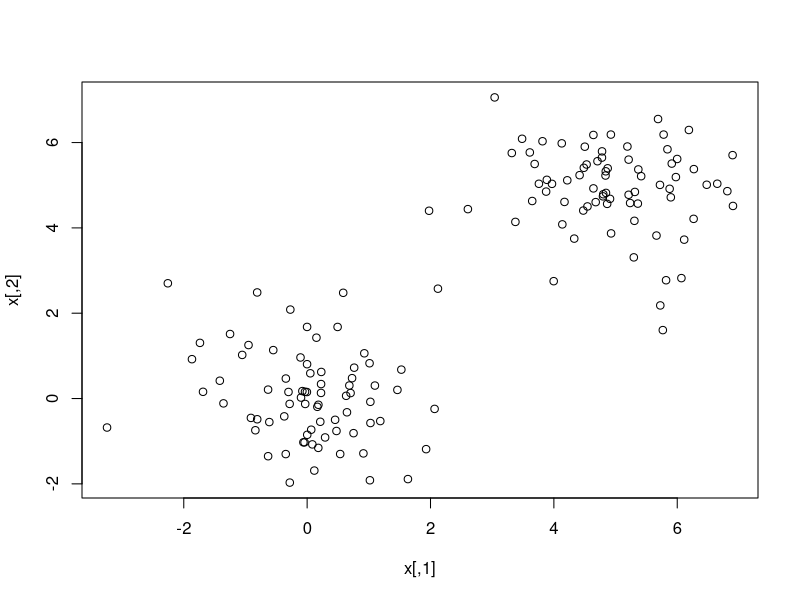
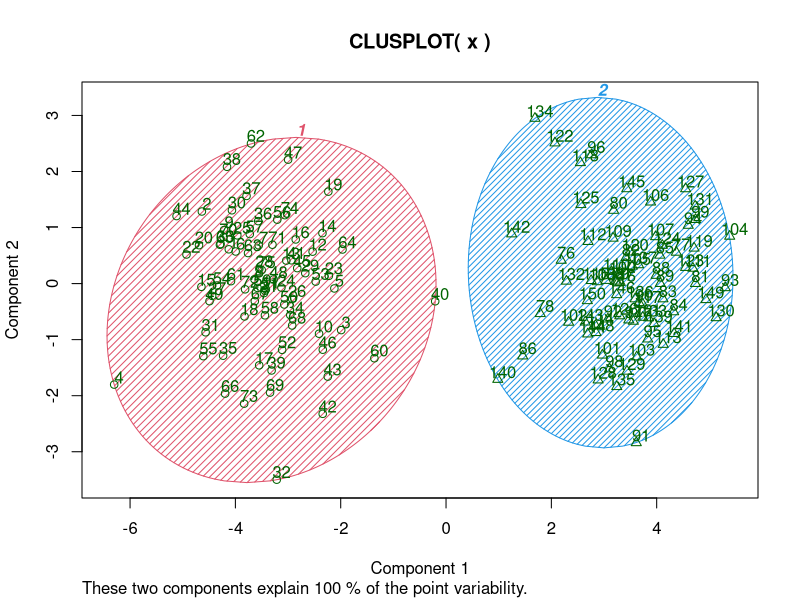
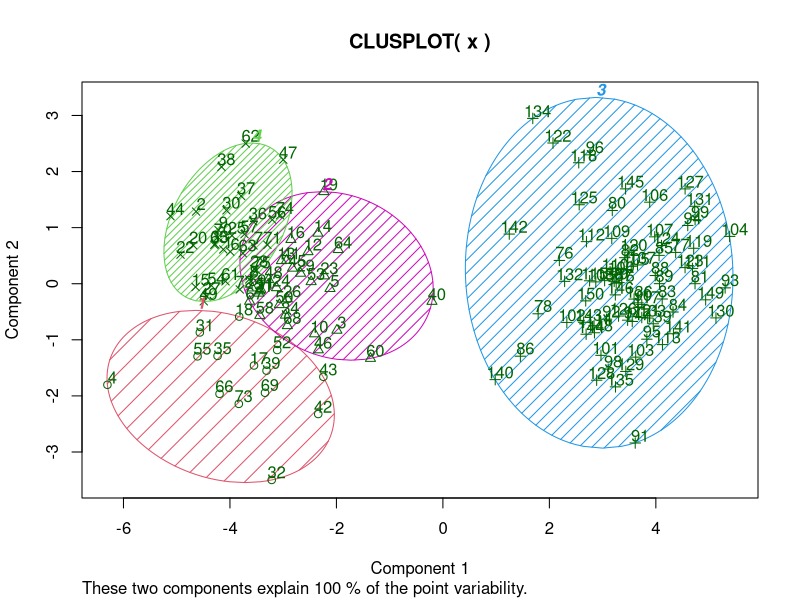
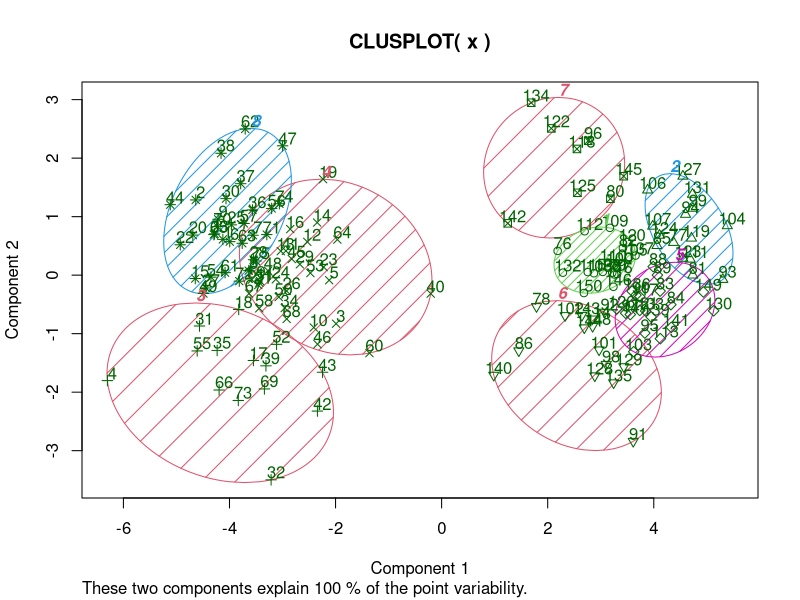
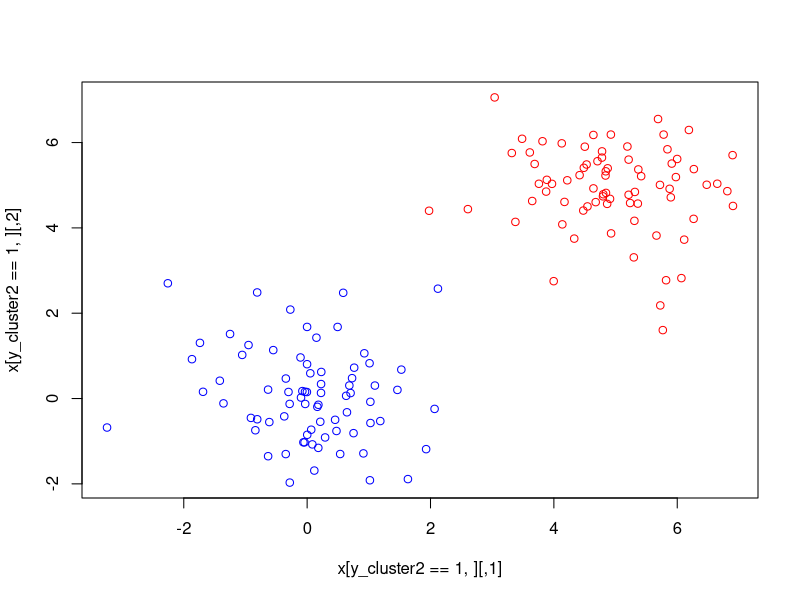
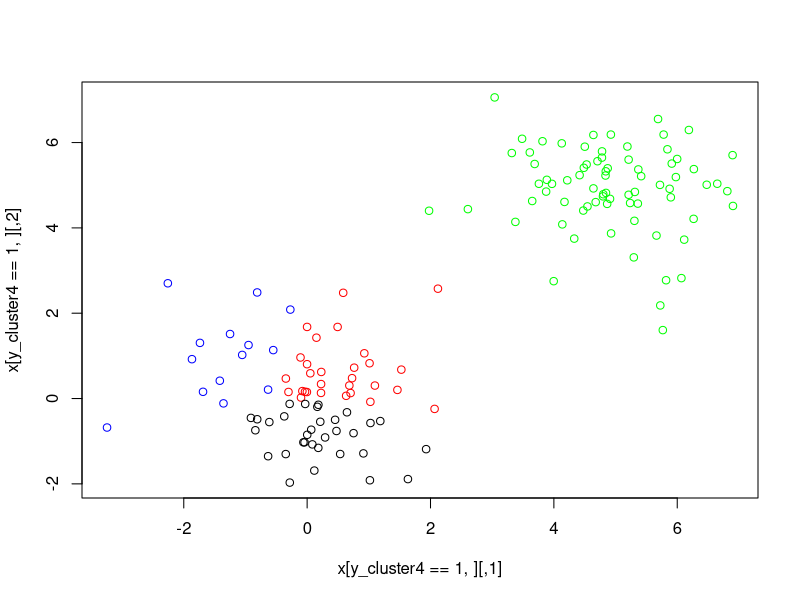
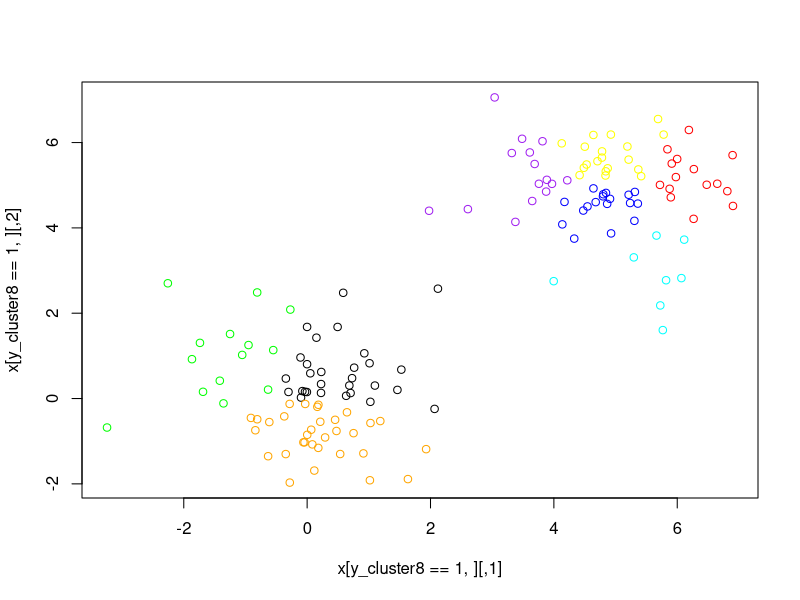

Generate these figures, in order, with R:
## ---- chunk 1
library(cluster)
## ---- chunk 2
n <- 150 # número de muestras
p <-  2 # dimensión

sigma <- 1 # varianza de la distribución
mean1 <- 0 # centro del primer grupo
mean2 <- 5 # centro del segundo grupo
n1 <- round(n/2) # número de muestras del primer grupo
n2 <- round(n/2) # número de muestras del segundo grupo

# Creamos nuestras matrices de dos dimensiones con los valores normalizados
x1 <- matrix(rnorm(n1*p, mean=mean1, sd=sigma), n1, p)
x2 <- matrix(rnorm(n2*p, mean=mean2, sd=sigma), n2, p)
## ---- chunk 3
x <- rbind(x1,x2)
plot(x)
## ---- chunk 4
# ajustamos k=2
fit2 <- kmeans(x, 2)
y_cluster2 <- fit2$cluster

# ajustamos k=4
fit4 <- kmeans(x, 4)
y_cluster4 <- fit4$cluster

# ajustamos k=8
fit8 <- kmeans(x, 8)
y_cluster8 <- fit8$cluster

## ---- chunk 5
y_cluster2
## ---- chunk 6
y_cluster8
## ---- chunk 7
y_cluster4
## ---- chunk 8
# Visualizamos para el cluster 2
clusplot(x, fit2$cluster, color = TRUE, shade = TRUE, labels = 2, lines = 0)
## ---- chunk 9
# Visualizamos para el cluster 4
clusplot(x, fit4$cluster, color = TRUE, shade = TRUE, labels = 2, lines = 0)
## ---- chunk 10
# Visualizamos para el cluster 8
clusplot(x, fit8$cluster, color = TRUE, shade = TRUE, labels = 2, lines = 0)
## ---- chunk 11
# Representación para cluster_2
plot(x[y_cluster2==1,], col='blue', 
        xlim=c(min(x[,1]), max(x[,1])), 
        ylim=c(min(x[,2]), max(x[,2])))
points(x[y_cluster2==2,], col='red')
## ---- chunk 12
# representación para cluster_4

plot(x[y_cluster4==1,],col='blue', xlim=c(min(x[,1]), max(x[,1])), ylim=c(min(x[,2]), max(x[,2])))
points(x[y_cluster4==2,],col='red')
points(x[y_cluster4==3,],col='green')
points(x[y_cluster4==4,],col='black')
## ---- chunk 13
# representación para cluster_8
plot(x[y_cluster8==1,],col='blue', xlim=c(min(x[,1]), max(x[,1])), ylim=c(min(x[,2]), max(x[,2])))
points(x[y_cluster8==2,],col='red')
points(x[y_cluster8==3,],col='green')
points(x[y_cluster8==4,],col='black')
points(x[y_cluster8==5,],col='yellow')
points(x[y_cluster8==6,],col='purple')
points(x[y_cluster8==7,],col='cyan')
points(x[y_cluster8==8,],col='orange')
## ---- chunk 14
d <- daisy(x)
sk2 <- silhouette(y_cluster2, d)
sk4 <- silhouette(y_cluster4, d)
sk8 <- silhouette(y_cluster8, d)
## ---- chunk 15
# Verificamos la calidad de sk2
mean(sk2[,3])
## ---- chunk 16
# Verificamos la calidad de sk4
mean(sk4[,3])
## ---- chunk 17
# Verificamos la calidad de sk2
mean(sk8[,3])
